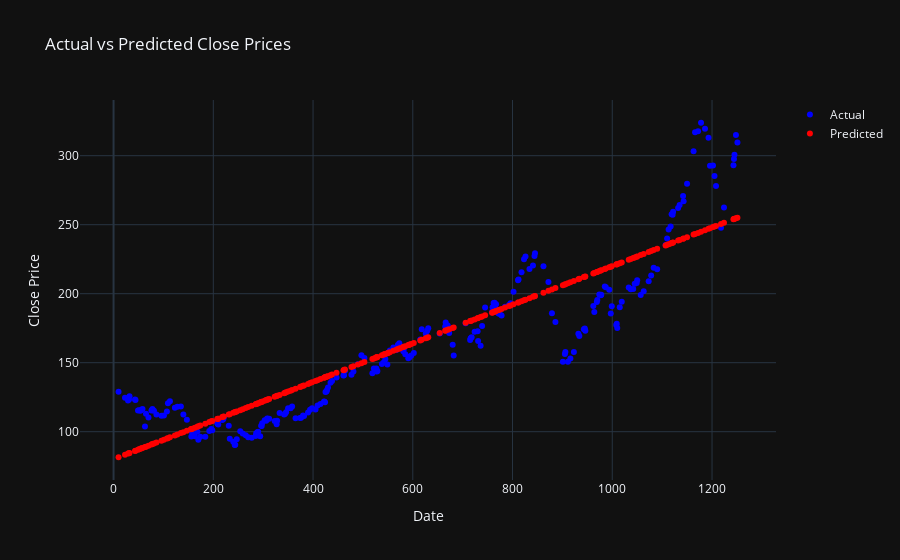

Notebook cell for this chart:
### Code cell
from sklearn.model_selection import train_test_split
from sklearn.linear_model import LinearRegression
from sklearn.metrics import mean_squared_error, r2_score

# Split the data into training and testing sets
X_train, X_test, y_train, y_test = train_test_split(X, y, test_size=0.2, random_state=42)

# Create a linear regression model
lr_model = LinearRegression()

# Train the model
lr_model.fit(X_train, y_train)

# Make predictions
y_pred = lr_model.predict(X_test)

# Evaluate the model
mse = mean_squared_error(y_test, y_pred)
r2 = r2_score(y_test, y_pred)

print(f"Mean Squared Error: {mse}")
print(f"R^2 Score: {r2}")

# Plot the results with Plotly
fig = go.Figure()

fig.add_trace(go.Scatter(x=X_test['date'], y=y_test, mode='markers', name='Actual', marker=dict(color='blue')))
fig.add_trace(go.Scatter(x=X_test['date'], y=y_pred, mode='markers', name='Predicted', marker=dict(color='red')))

fig.update_layout(title='Actual vs Predicted Close Prices',
                  xaxis_title='Date',
                  yaxis_title='Close Price',
                  template='plotly_dark')

fig.show()

### Figure 1 — Plotly figure (JSON) as saved in the notebook; plotly's stock layout.template omitted (floating-point values rounded to 4 significant figures; data arrays with more than 128 entries replaced by an {"elided": "..."} marker saying what was removed)
{"data": [{"marker": {"color": "blue"}, "mode": "markers", "name": "Actual", "type": "scatter", "x": {"elided": "252 int values"}, "y": {"elided": "252 float values"}}, {"marker": {"color": "red"}, "mode": "markers", "name": "Predicted", "type": "scatter", "x": {"elided": "252 int values"}, "y": {"elided": "252 float values"}}], "layout": {"title": {"text": "Actual vs Predicted Close Prices"}, "xaxis": {"title": {"text": "Date"}}, "yaxis": {"title": {"text": "Close Price"}}}}
